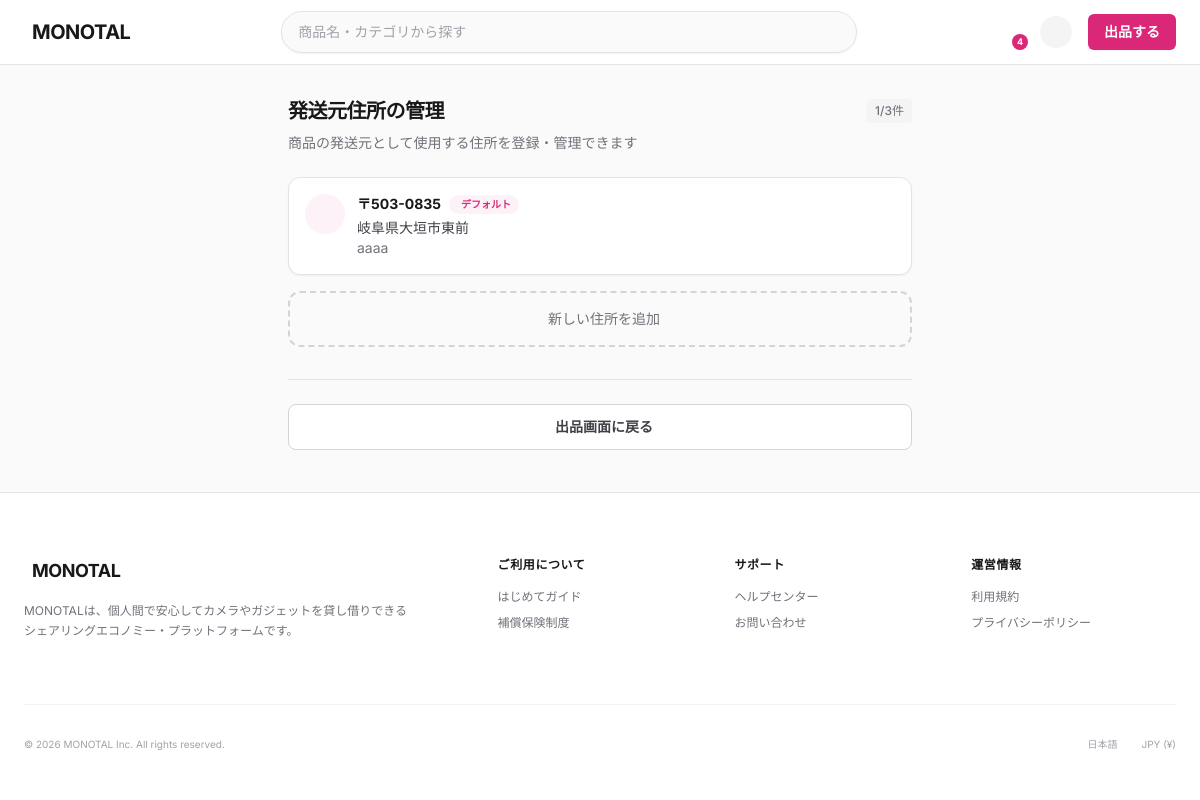
Page /monotal/sell/addresses/ (signed in) on the committed database.
### monotal/models.py (models this page shows, shortened)
class UserAddress(models.Model):
    user_address_id = models.AutoField(primary_key=True)
    user = models.ForeignKey(
        User,
        on_delete=models.CASCADE,
        related_name='addresses',
        db_column='user_id'
    )
    postal_code = models.CharField(max_length=10, null=True, blank=True)
    prefecture = models.ForeignKey(
        Prefecture,
        on_delete=models.PROTECT,
        null=True,
        blank=True,
        db_column='prefecture_id'
    )
    city = models.CharField(max_length=100, null=True, blank=True)  # 市区町村・町域
    street_address = models.CharField(max_length=200, null=True, blank=True)  # 番地・建物名・部屋番号
    is_default = models.BooleanField(default=False)  # デフォルト住所フラグ
    register_datetime = models.DateTimeField(auto_now_add=True)
    update_datetime = models.DateTimeField(auto_now=True)
    class Meta:
        db_table = 'T_UserAddress'
        verbose_name = 'ユーザー住所'
        verbose_name_plural = 'ユーザー住所'

class Prefecture(models.Model):
    prefecture_id = models.AutoField(primary_key=True)
    prefecture_name = models.CharField(max_length=10, unique=True)
    prefecture_code = models.CharField(max_length=2, unique=True)  # 01-47のコード
    class Meta:
        db_table = 'M_Prefecture'
        verbose_name = '都道府県'
        verbose_name_plural = '都道府県'
        ordering = ['prefecture_id']

### monotal/views.py (the view, shortened to what this page needs)
class SellAddressManageView(LoginRequiredMixin, View):
    login_url = '/monotal/login/'
    def get(self, request, *args, **kwargs):
        user_addresses = UserAddress.objects.filter(
            user=request.user
        ).select_related('prefecture').order_by('-is_default', '-register_datetime')
        prefectures = Prefecture.objects.all()
        context = {
            'user_addresses': user_addresses,
            'address_count': user_addresses.count(),
            'max_addresses': MAX_USER_ADDRESSES,
            'can_add_address': user_addresses.count() < MAX_USER_ADDRESSES,
            'prefectures': prefectures,
            'back_url': reverse('create_sell'),
            'page_title': '発送元住所の管理',
        }
        return render(request, 'sell_address_manage.html', context)

### monotal/context_processors.py (called while the page is built)
def rental_context(request):
    context = {
        'pending_rental_count': 0,
    }
    if request.user.is_authenticated:
        context['pending_rental_count'] = RentalRequest.objects.filter(
            requested_user=request.user,
            rental_request_status_id=1  # 申請中
        ).count()
    return context

def notification_context(request):
    context = {
        'unread_notification_count': 0,
    }
    if request.user.is_authenticated:
        target_notification_ids = NotificationTargetUser.objects.filter(
            user=request.user
        ).values_list('notification_id', flat=True)
        read_notification_ids = NotificationRead.objects.filter(
            user=request.user,
            notification_read_status_id=2  # 既読
        ).values_list('notification_id', flat=True)
        context['unread_notification_count'] = target_notification_ids.exclude(
            notification_id__in=read_notification_ids
        ).count()
    return context

### templates/sell_address_manage.html (shortened to what this page needs)
{% extends 'base.html' %}
{% load static %}
{% block extra_css %}
<link rel="stylesheet" href="{% static 'css/create-sell.css' %}">
{% endblock %}
{% block content %}
<main class="mx-auto max-w-2xl w-full px-4 lg:px-6 py-8">
    <div class="mb-6">
        <div class="flex items-center justify-between">
            <h1 class="text-xl font-bold tracking-tight text-zinc-900">{{ page_title }}</h1>
            <span class="text-xs font-medium text-zinc-500 bg-zinc-100 px-2 py-1 rounded">{{ address_count }}/{{ max_addresses }}件</span>
        </div>
        <p class="mt-2 text-sm text-zinc-500">商品の発送元として使用する住所を登録・管理できます</p>
    </div>
    <div class="space-y-3" id="addressList">
        {% for address in user_addresses %}
        <div class="bg-white rounded-xl border border-zinc-200 shadow-sm p-4 hover:border-zinc-300 transition-colors" data-address-id="{{ address.user_address_id }}">
            <div class="flex items-start gap-3">
                <div class="flex-shrink-0 h-10 w-10 rounded-full bg-pink-50 flex items-center justify-center text-pink-500">
                </div>
                <div class="flex-1 min-w-0">
                    <div class="flex items-center gap-2 mb-1">
                        <span class="text-sm font-bold text-zinc-900">〒{{ address.postal_code|slice:":3" }}-{{ address.postal_code|slice:"3:" }}</span>
                        {% if address.is_default %}
                        <span class="inline-flex items-center gap-1 text-[10px] font-bold text-pink-600 bg-pink-50 px-2 py-0.5 rounded-full">
                            デフォルト
                        </span>
                        {% endif %}
                    </div>
                    <p class="text-sm text-zinc-700">{{ address.prefecture.prefecture_name }}{{ address.city }}</p>
                    <p class="text-sm text-zinc-500">{{ address.street_address }}</p>
                </div>
                <div class="flex-shrink-0 flex gap-1">
                    <button type="button" class="edit-address-btn p-2 text-zinc-400 hover:text-blue-500 hover:bg-blue-50 rounded-lg transition-colors"
                            data-address-id="{{ address.user_address_id }}"
                            data-postal-code="{{ address.postal_code }}"
                            data-prefecture-id="{{ address.prefecture.prefecture_id }}"
                            data-city="{{ address.city }}"
                            data-street-address="{{ address.street_address }}"
                            title="編集">
                    </button>
                    <button type="button" class="delete-address-btn p-2 text-zinc-400 hover:text-red-500 hover:bg-red-50 rounded-lg transition-colors"
                            data-address-id="{{ address.user_address_id }}"
                            title="削除">
                    </button>
                </div>
            </div>
        </div>
        {% endfor %}
    </div>
    {% if address_count > 0 and can_add_address %}
    <div class="mt-4">
        <button type="button" id="openAddModalBtn" class="w-full flex items-center justify-center gap-2 rounded-xl border-2 border-dashed border-zinc-300 py-4 text-sm font-medium text-zinc-500 hover:border-pink-300 hover:text-pink-600 hover:bg-pink-50 transition-all">
            新しい住所を追加
        </button>
    </div>
    {% endif %}
    <div class="mt-8 pt-6 border-t border-zinc-200">
        <a href="{{ back_url }}" class="w-full flex items-center justify-center gap-2 rounded-lg border border-zinc-300 bg-white px-4 py-3 text-sm font-bold text-zinc-700 hover:bg-zinc-50 hover:border-zinc-400 transition-colors">
            {{ back_text|default:"出品画面に戻る" }}
        </a>
    </div>
</main>
{% endblock %}

### statics/css/create-sell.css (style rules this page uses)
body { font-family: 'Inter', -apple-system, BlinkMacSystemFont, 'Segoe UI', Roboto, sans-serif; background-color: #fafafa; color: #18181b; -webkit-font-smoothing: antialiased; margin: 0; padding: 0; }

### templates/base.html (style rules this page uses)
body { font-family: 'Inter', sans-serif; }

### rows in the picture
UserAddress: postal_code "503", postal_code "0835", is_default "デフォルト", prefecture.prefecture_name "岐阜県", city "大垣市東前", street_address "aaaa"

### other values in the picture
{{ unread_notification_count }} "4"
{{ page_title }} "発送元住所の管理"
{{ address_count }} "1"
{{ max_addresses }} "3"
{{ back_text|default:"出品画面に戻る" }} "出品画面に戻る"
